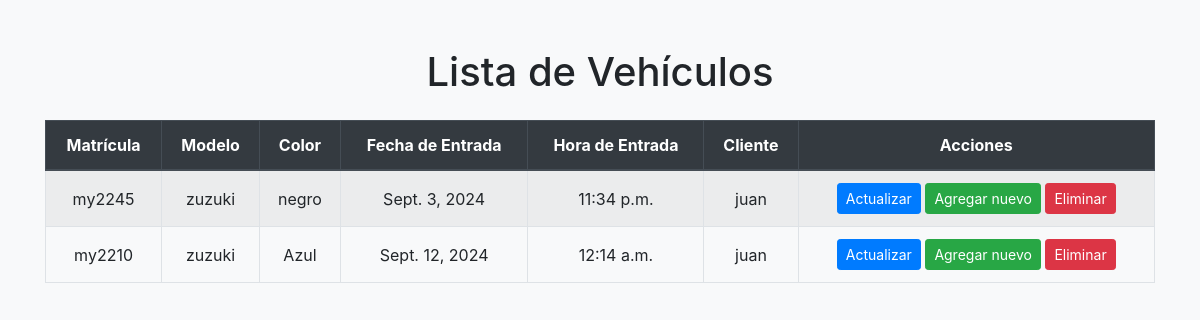
Page /vehiculos/ on the earlier database version.
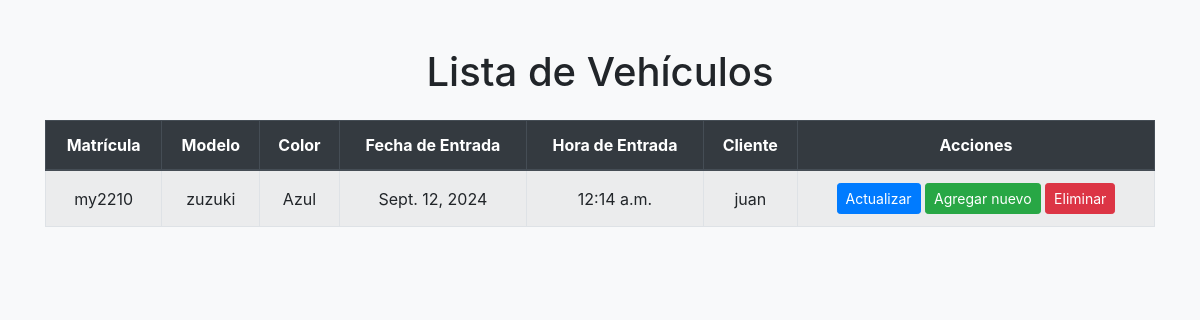
Same page on the later database version.
### principal/models.py (models this page shows, shortened)
class RegistroVehiculo(models.Model):
    matricula = models.CharField(max_length=20)
    modelo = models.CharField(max_length=50)
    color = models.CharField(max_length=30)
    fecha_entrada = models.DateField()
    hora_entrada = models.TimeField()
    cliente = models.ForeignKey(Cliente, on_delete=models.CASCADE, related_name='vehiculos')

class Cliente(models.Model):
    dni = models.CharField(max_length=20)
    nombre = models.CharField(max_length=50)
    apellidos = models.CharField(max_length=50)
    direccion = models.CharField(max_length=100)
    telefono = models.CharField(max_length=20)

### principal/viewsauto.py (the view)
# urls.py: path('vehiculos/', viewsauto.vehiculo_list, name='vehiculo_list'),
def vehiculo_list(request):
    vehiculos = RegistroVehiculo.objects.all()
    return render(request, 'Autos/vehiculo_list.html', {'vehiculos': vehiculos})

### principal/templates/Autos/vehiculo_list.html (shortened to what this page needs)
<!DOCTYPE html>
<html lang="en">
<head>
    {% load static %}
    <link rel="stylesheet" href="https://maxcdn.bootstrapcdn.com/bootstrap/4.5.2/css/bootstrap.min.css">
    <link rel="stylesheet" href="{% static 'css/vehiculo/vehiculo.css' %}">
</head>
<body class="bg-light">
    <div class="container mt-5">
        <h1 class="text-center mb-4">Lista de Vehículos</h1>
        <table class="table table-bordered table-hover table-striped">
            <thead class="thead-dark">
                <tr>
                    <th>Matrícula</th>
                    <th>Modelo</th>
                    <th>Color</th>
                    <th>Fecha de Entrada</th>
                    <th>Hora de Entrada</th>
                    <th>Cliente</th>
                    <th>Acciones</th>
                </tr>
            </thead>
            <tbody>
                {% for vehiculo in vehiculos %}
                <tr>
                    <td>{{ vehiculo.matricula }}</td>
                    <td>{{ vehiculo.modelo }}</td>
                    <td>{{ vehiculo.color }}</td>
                    <td>{{ vehiculo.fecha_entrada }}</td>
                    <td>{{ vehiculo.hora_entrada }}</td>
                    <td>{{ vehiculo.cliente.nombre }}</td>
                    <td>
                        <a href="{% url 'actualizar_vehiculo' vehiculo.id %}" class="btn btn-sm btn-primary">Actualizar</a>
                        <a href="{% url 'vehiculo_create' %}" class="btn btn-sm btn-success">Agregar nuevo</a>
                        <a href="{% url 'eliminar_vehiculo' vehiculo.id %}" class="btn btn-danger btn-sm">Eliminar</a>
                    </td>
                </tr>
                {% empty %}
                <tr>
                    <td colspan="7" class="text-center">No hay vehículos registrados.</td>
                </tr>
                {% endfor %}
            </tbody>
        </table>
    </div>
</body>
</html>

Differences in the rows shown:
removed RegistroVehiculo: matricula "my2245", modelo "zuzuki", color "negro", fecha_entrada "Sept. 3, 2024", hora_entrada "11:34 p.m.", cliente.nombre "juan"
